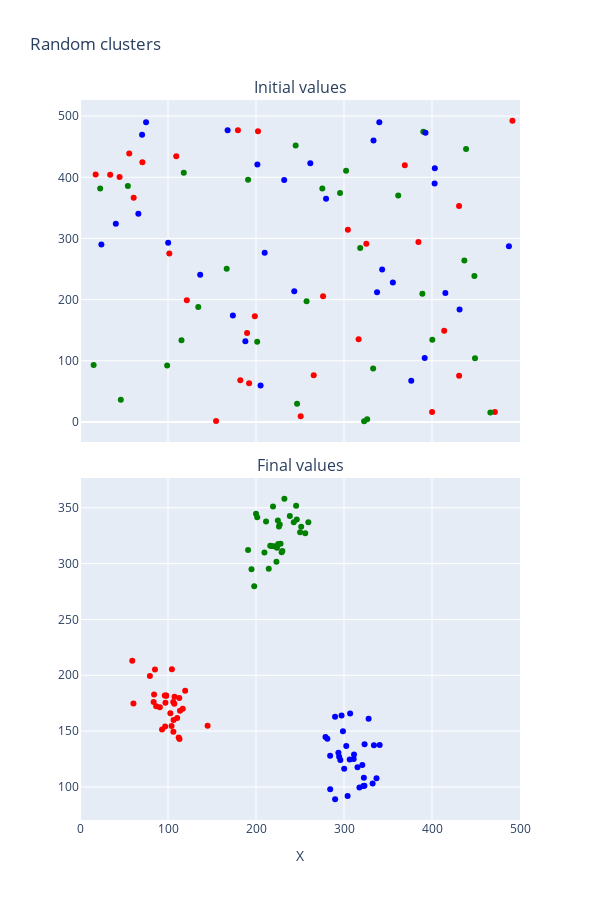

The notebook cell this image was saved under:
### Markdown cell above
Build the following figure

![](images/fig_03.1.png)

### Code cell
from plotly.subplots import make_subplots

fig = (
    make_subplots(
        rows=2, 
        cols=1, 
        subplot_titles=('Initial values', 'Final values'), 
        shared_xaxes=True,
        vertical_spacing=0.05,
    )
    .add_scatter(
        x=table.Xi,
        y=table.Yi, 
    #     marker=dict(color=table.color),
        name='Initial',
        row=1,
        col=1,
    )
    .add_scatter(
        x=table.Xf,
        y=table.Yf,
        hovertext=table.color, 
    #     marker=dict(color=table.color),
        name='Final',
#         showlegend=False,
        row=2,
        col=1,
    )
    .update_layout(
        title = 'Random clusters',
        xaxis2_range=[0,500],
        width = 600,
        height = 900,
        showlegend = False,
    )
    .update_xaxes(
        title='X', 
    #     range=[0, 500],
        row=2,
    )
   
.update_traces(
        mode='markers',
        marker_color=table.color,
    )
)

fig

### Figure 1 — Plotly figure (JSON) as saved in the notebook; plotly's stock layout.template omitted (floating-point values rounded to 4 significant figures)
{"data": [{"marker": {"color": ["red", "red", "red", "red", "red", "red", "red", "red", "red", "red", "red", "red", "red", "red", "red", "red", "red", "red", "red", "red", "red", "red", "red", "red", "red", "red", "red", "red", "red", "red", "green", "green", "green", "green", "green", "green", "green", "green", "green", "green", "green", "green", "green", "green", "green", "green", "green", "green", "green", "green", "green", "green", "green", "green", "green", "green", "green", "green", "green", "green", "blue", "blue", "blue", "blue", "blue", "blue", "blue", "blue", "blue", "blue", "blue", "blue", "blue", "blue", "blue", "blue", "blue", "blue", "blue", "blue", "blue", "blue", "blue", "blue", "blue", "blue", "blue", "blue", "blue", "blue"]}, "mode": "markers", "name": "Initial", "type": "scatter", "x": [109.4, 55.96, 369.1, 491.4, 34.29, 316.6, 265.6, 430.7, 61.0, 189.9, 304.4, 400.1, 70.9, 198.7, 179.5, 250.8, 430.8, 413.8, 276.2, 471.4, 154.6, 182.1, 101.5, 121.4, 44.98, 384.6, 17.79, 202.3, 325.4, 192.2, 448.9, 257.5, 322.8, 115.3, 134.4, 436.8, 99.04, 46.4, 448.2, 466.3, 15.5, 22.93, 400.4, 361.6, 275.4, 191.0, 333.1, 302.4, 326.4, 295.5, 438.7, 54.37, 201.4, 389.1, 166.7, 245.1, 246.7, 390.1, 117.9, 318.4, 403.0, 343.4, 100.2, 40.7, 173.7, 487.4, 376.4, 209.8, 205.2, 70.54, 136.6, 355.6, 337.6, 201.6, 232.0, 279.6, 431.3, 391.7, 392.6, 66.31, 261.7, 187.9, 243.5, 75.07, 340.1, 403.2, 167.7, 333.5, 415.2, 24.27], "xaxis": "x", "y": [434.6, 438.9, 419.9, 492.3, 404.0, 135.2, 76.43, 353.1, 366.7, 145.6, 314.0, 16.36, 424.6, 173.0, 476.8, 9.152, 75.31, 149.0, 205.4, 16.2, 1.643, 68.02, 275.3, 199.1, 400.4, 294.2, 404.5, 475.5, 291.3, 63.42, 104.2, 197.5, 1.267, 133.6, 187.9, 263.8, 92.33, 36.06, 238.8, 15.55, 93.09, 381.5, 134.3, 370.3, 381.8, 395.9, 87.38, 410.7, 4.251, 374.5, 446.3, 385.9, 131.1, 209.4, 250.5, 452.0, 29.6, 474.6, 407.5, 284.4, 390.0, 249.4, 293.0, 324.0, 174.0, 287.1, 67.51, 276.8, 59.75, 469.6, 240.8, 227.9, 212.0, 421.0, 395.6, 364.8, 183.7, 104.3, 473.0, 340.3, 422.8, 131.9, 213.8, 489.9, 490.1, 414.8, 477.1, 460.2, 210.7, 290.3], "yaxis": "y"}, {"hovertext": ["red", "red", "red", "red", "red", "red", "red", "red", "red", "red", "red", "red", "red", "red", "red", "red", "red", "red", "red", "red", "red", "red", "red", "red", "red", "red", "red", "red", "red", "red", "green", "green", "green", "green", "green", "green", "green", "green", "green", "green", "green", "green", "green", "green", "green", "green", "green", "green", "green", "green", "green", "green", "green", "green", "green", "green", "green", "green", "green", "green", "blue", "blue", "blue", "blue", "blue", "blue", "blue", "blue", "blue", "blue", "blue", "blue", "blue", "blue", "blue", "blue", "blue", "blue", "blue", "blue", "blue", "blue", "blue", "blue", "blue", "blue", "blue", "blue", "blue", "blue"], "marker": {"color": ["red", "red", "red", "red", "red", "red", "red", "red", "red", "red", "red", "red", "red", "red", "red", "red", "red", "red", "red", "red", "red", "red", "red", "red", "red", "red", "red", "red", "red", "red", "green", "green", "green", "green", "green", "green", "green", "green", "green", "green", "green", "green", "green", "green", "green", "green", "green", "green", "green", "green", "green", "green", "green", "green", "green", "green", "green", "green", "green", "green", "blue", "blue", "blue", "blue", "blue", "blue", "blue", "blue", "blue", "blue", "blue", "blue", "blue", "blue", "blue", "blue", "blue", "blue", "blue", "blue", "blue", "blue", "blue", "blue", "blue", "blue", "blue", "blue", "blue", "blue"]}, "mode": "markers", "name": "Final", "type": "scatter", "x": [90.76, 84.19, 112.1, 116.7, 97.94, 104.0, 86.57, 106.3, 112.8, 113.0, 59.39, 106.1, 102.7, 110.4, 107.4, 96.3, 119.5, 104.4, 145.0, 60.73, 83.67, 97.84, 93.25, 107.2, 113.6, 106.0, 97.06, 79.43, 96.73, 85.19, 224.9, 223.2, 198.0, 255.9, 214.5, 251.4, 230.0, 250.1, 227.9, 227.0, 211.4, 217.7, 200.0, 242.9, 238.4, 216.2, 246.3, 229.1, 191.0, 232.3, 259.5, 201.4, 220.5, 245.6, 225.2, 226.1, 194.9, 209.6, 219.3, 223.9, 279.0, 311.0, 300.2, 328.0, 281.1, 284.2, 306.9, 334.0, 315.3, 340.5, 302.6, 332.5, 322.0, 323.2, 317.5, 337.0, 294.5, 297.2, 295.8, 311.4, 323.4, 289.8, 306.5, 284.3, 289.9, 298.8, 322.6, 293.6, 304.1, 320.8], "xaxis": "x2", "y": [171.4, 182.9, 144.3, 170.0, 181.8, 154.6, 172.2, 160.1, 179.8, 142.9, 213.1, 149.3, 166.1, 161.7, 180.9, 181.8, 186.1, 205.3, 154.9, 174.8, 176.1, 181.9, 151.6, 174.5, 168.2, 176.1, 175.4, 199.4, 154.2, 205.3, 338.5, 301.8, 279.8, 327.2, 295.4, 333.0, 311.4, 328.0, 317.7, 334.9, 337.6, 315.7, 344.5, 337.0, 342.7, 316.1, 339.6, 310.3, 312.3, 358.0, 337.0, 341.5, 315.6, 351.9, 317.5, 333.2, 295.0, 310.0, 351.1, 314.1, 144.8, 125.2, 116.2, 161.0, 143.1, 128.0, 165.7, 137.3, 117.6, 137.6, 136.7, 103.1, 100.9, 101.0, 99.51, 107.8, 127.1, 163.9, 124.1, 129.0, 138.4, 162.8, 124.5, 97.89, 89.12, 149.9, 108.2, 130.6, 91.98, 119.7], "yaxis": "y2"}], "layout": {"annotations": [{"font": {"size": 16}, "showarrow": false, "text": "Initial values", "x": 0.5, "xanchor": "center", "xref": "paper", "y": 1, "yanchor": "bottom", "yref": "paper"}, {"font": {"size": 16}, "showarrow": false, "text": "Final values", "x": 0.5, "xanchor": "center", "xref": "paper", "y": 0.475, "yanchor": "bottom", "yref": "paper"}], "height": 900, "showlegend": false, "title": {"text": "Random clusters"}, "width": 600, "xaxis": {"anchor": "y", "domain": [0, 1], "matches": "x2", "showticklabels": false}, "xaxis2": {"anchor": "y2", "domain": [0, 1], "range": [0, 500], "title": {"text": "X"}}, "yaxis": {"anchor": "x", "domain": [0.525, 1]}, "yaxis2": {"anchor": "x2", "domain": [0, 0.475]}}}
